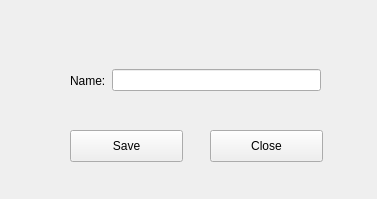
<?xml version="1.0" encoding="UTF-8"?>
<ui version="4.0">
 <class>Form</class>
 <widget class="QWidget" name="Form">
  <property name="geometry">
   <rect>
    <x>0</x>
    <y>0</y>
    <width>377</width>
    <height>199</height>
   </rect>
  </property>
  <property name="windowTitle">
   <string>Form</string>
  </property>
  <widget class="QPushButton" name="save_btn">
   <property name="geometry">
    <rect>
     <x>70</x>
     <y>130</y>
     <width>113</width>
     <height>32</height>
    </rect>
   </property>
   <property name="text">
    <string>Save</string>
   </property>
  </widget>
  <widget class="QPushButton" name="close_btn">
   <property name="geometry">
    <rect>
     <x>210</x>
     <y>130</y>
     <width>113</width>
     <height>32</height>
    </rect>
   </property>
   <property name="text">
    <string>Close</string>
   </property>
  </widget>
  <widget class="QWidget" name="horizontalLayoutWidget">
   <property name="geometry">
    <rect>
     <x>70</x>
     <y>40</y>
     <width>251</width>
     <height>81</height>
    </rect>
   </property>
   <layout class="QHBoxLayout" name="horizontalLayout">
    <item>
     <widget class="QLabel" name="name_lbl">
      <property name="text">
       <string>Name:</string>
      </property>
     </widget>
    </item>
    <item>
     <widget class="QLineEdit" name="name_txt"/>
    </item>
   </layout>
  </widget>
 </widget>
 <resources/>
 <connections>
  <connection>
   <sender>close_btn</sender>
   <signal>clicked()</signal>
   <receiver>Form</receiver>
   <slot>close()</slot>
   <hints>
    <hint type="sourcelabel">
     <x>316</x>
     <y>235</y>
    </hint>
    <hint type="destinationlabel">
     <x>199</x>
     <y>149</y>
    </hint>
   </hints>
  </connection>
 </connections>
</ui>
